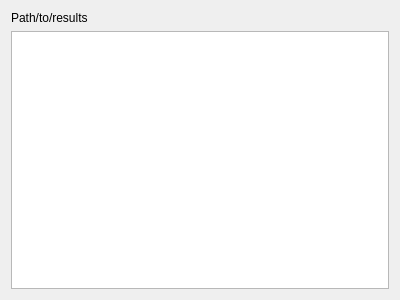
<?xml version="1.0" encoding="UTF-8"?>
<ui version="4.0">
 <class>Results</class>
 <widget class="QWidget" name="Results">
  <property name="geometry">
   <rect>
    <x>0</x>
    <y>0</y>
    <width>400</width>
    <height>300</height>
   </rect>
  </property>
  <property name="windowTitle">
   <string>Form</string>
  </property>
  <layout class="QGridLayout" name="gridLayout">
   <item row="0" column="0">
    <widget class="QLabel" name="resultsPathLabel">
     <property name="text">
      <string>Path/to/results</string>
     </property>
    </widget>
   </item>
   <item row="1" column="0">
    <widget class="QTableWidget" name="resultsTableWidget"/>
   </item>
  </layout>
 </widget>
 <resources/>
 <connections/>
</ui>
